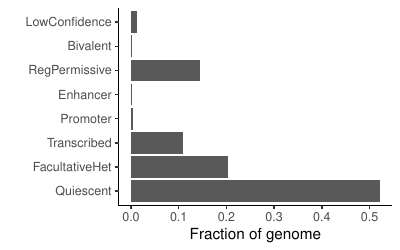

Write R code to recreate this figure.

require(Cairo)
require(ggplot2)
#require(RColorBrewer)

data <- read.delim("./stats/num_bp.tab", header=TRUE)

data$frac_bp <- data$num_bp / sum(data$num_bp)
print(head(data))
data$bio_label <- ordered(data$bio_label, c('Quiescent', 'ConstitutiveHet', 'FacultativeHet', 'Transcribed', 'Promoter', 'Enhancer', 'RegPermissive', 'Bivalent', 'LowConfidence'))
p <- ggplot(data, aes(x=bio_label, y=frac_bp)) +
  geom_bar(stat="identity") +
  scale_x_discrete(name="") +
  scale_y_continuous(name="Fraction of genome") +
  coord_flip() +
  theme_classic()
ggsave("stats/num_bp.pdf", p, width=4, height=2.5, units="in")

p <- ggplot(data, aes(x=bio_label, y=frac_bp)) +
  geom_point() +
  scale_y_log10(breaks=c(0.001,0.003,0.01,0.03,0.1,0.3), name="Fraction of bases") +
  scale_x_discrete(name="") +
  theme_bw() +
  theme(axis.text.x=element_text(angle=90,hjust=1,vjust=0.5))
ggsave("stats/num_bp_log.pdf", p, width=4, height=5, units="in")
